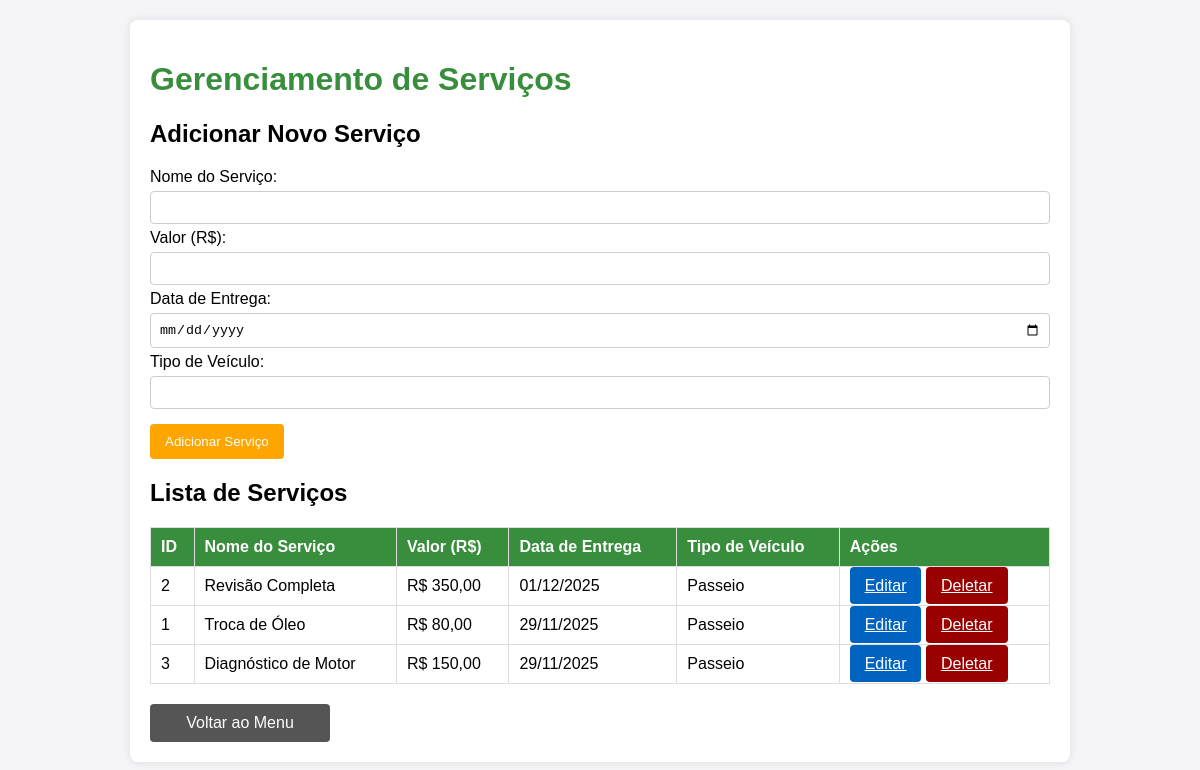
The app's page /servico.php with its own data.
### tables this page shows
CREATE TABLE SERVICOS (
    id_servico INT NOT NULL AUTO_INCREMENT PRIMARY KEY,
    valor_servico DECIMAL(7,2),
    data_entrega_servico DATE,
    nome_servico VARCHAR(100),
    tipo_veiculo VARCHAR(100)
     
);

### servico.php (the view, shortened to what this page needs)
<?php
include 'conexao.php';
$servico_edicao = null;
$sql_select = "SELECT * FROM SERVICOS ORDER BY data_entrega_servico DESC";
$resultado = $conexao->query($sql_select);
?>
<!DOCTYPE html>
<html lang="pt-BR">
<head>
</head>
<body>
    <div class="container">
        <h1> Gerenciamento de Serviços</h1>
        <h2><?= $servico_edicao ? ' Editar Serviço' : ' Adicionar Novo Serviço' ?></h2>
        <div class="form-container">
            <form method="POST">
                <label for="nome">Nome do Serviço:</label>
                <input type="text" id="nome" name="nome" value="<?= $servico_edicao ? $servico_edicao['nome_servico'] : '' ?>" required>
                <label for="valor">Valor (R$):</label>
                <input type="number" step="0.01" id="valor" name="valor" value="<?= $servico_edicao ? $servico_edicao['valor_servico'] : '' ?>" required min="0.00">
                <label for="data_entrega">Data de Entrega:</label>
                <input type="date" id="data_entrega" name="data_entrega" value="<?= $servico_edicao ? $servico_edicao['data_entrega_servico'] : '' ?>">
                <label for="tipo_veiculo">Tipo de Veículo:</label>
                <input type="text" id="tipo_veiculo" name="tipo_veiculo" value="<?= $servico_edicao ? $servico_edicao['tipo_veiculo'] : '' ?>">
                <?php if ($servico_edicao): ?>
                    <input type="submit" name="editar_salvar" value="Salvar Edição" class="btn-edit">
                    <a href="servico_crud.php" class="btn btn-cancel">Cancelar</a>
                <?php else: ?>
                    <input type="submit" name="adicionar" value="Adicionar Serviço" class="btn-add">
                <?php endif; ?>
            </form>
        </div>
        <h2>Lista de Serviços</h2>
        <table>
            <thead>
                <tr>
                    <th>ID</th>
                    <th>Nome do Serviço</th>
                    <th>Valor (R$)</th>
                    <th>Data de Entrega</th>
                    <th>Tipo de Veículo</th>
                    <th>Ações</th>
                </tr>
            </thead>
            <tbody>
                <?php
                if ($resultado->num_rows > 0) {
                    while($row = $resultado->fetch_assoc()) {
                        echo "<tr>";
                        echo "<td>" . $row["id_servico"] . "</td>";
                        echo "<td>" . $row["nome_servico"] . "</td>";
                        echo "<td>R$ " . number_format($row["valor_servico"], 2, ',', '.') . "</td>";
                        echo "<td>" . (new DateTime($row["data_entrega_servico"]))->format('d/m/Y') . "</td>";
                        echo "<td>" . $row["tipo_veiculo"] . "</td>";
                        echo "<td>
                                <a href='?editar=" . $row["id_servico"] . "' class='btn btn-edit'>Editar</a>
                                <a href='?deletar=" . $row["id_servico"] . "' onclick=\"return confirm('Tem certeza que deseja deletar este serviço?');\" class='btn btn-delete'>Deletar</a>
                              </td>";
                        echo "</tr>";
                    }
                } else {
                    echo "<tr><td colspan='6'>Nenhum serviço cadastrado.</td></tr>";
                }
                ?>
            </tbody>
        </table>
        <a href="index.php" class="btn btn-back">Voltar ao Menu</a>
    </div>
</body>
</html>

### servico.php (style rules this page uses)
body { font-family: Arial, sans-serif; margin: 20px; background-color: #f4f4f9; }
.container { max-width: 900px; margin: auto; background: white; padding: 20px; border-radius: 8px; box-shadow: 0 0 10px rgba(0,0,0,0.1); }
table { width: 100%; border-collapse: collapse; margin-top: 20px; }
th, td { border: 1px solid #ddd; padding: 10px; text-align: left; }
.form-container input[type="text"], .form-container input[type="number"], .form-container input[type="date"] { padding: 8px; margin: 5px 0; border: 1px solid #ccc; border-radius: 4px; width: 100%; box-sizing: border-box; }
.form-container input[type="submit"], .btn { padding: 10px 15px; margin-top: 10px; border: none; border-radius: 4px; cursor: pointer; color: white; }
.btn-add { background-color: #ffa500; }
.btn-edit { background-color: #0063BF; }
.btn-delete { background-color: #900; }
.btn-back { display: block; width: 150px; text-align: center; text-decoration: none; background-color: #555; margin-top: 20px; }
h1 { color: #388E3C; }
th { background-color: #388E3C; color: white; }

### records on screen
servicos: id_servico "2", nome_servico "Revisão Completa", valor_servico "350,00", data_entrega_servico "01/12/2025", tipo_veiculo "Passeio"
servicos: id_servico "1", nome_servico "Troca de Óleo", valor_servico "80,00", data_entrega_servico "29/11/2025", tipo_veiculo "Passeio"
servicos: id_servico "3", nome_servico "Diagnóstico de Motor", valor_servico "150,00", data_entrega_servico "29/11/2025", tipo_veiculo "Passeio"
